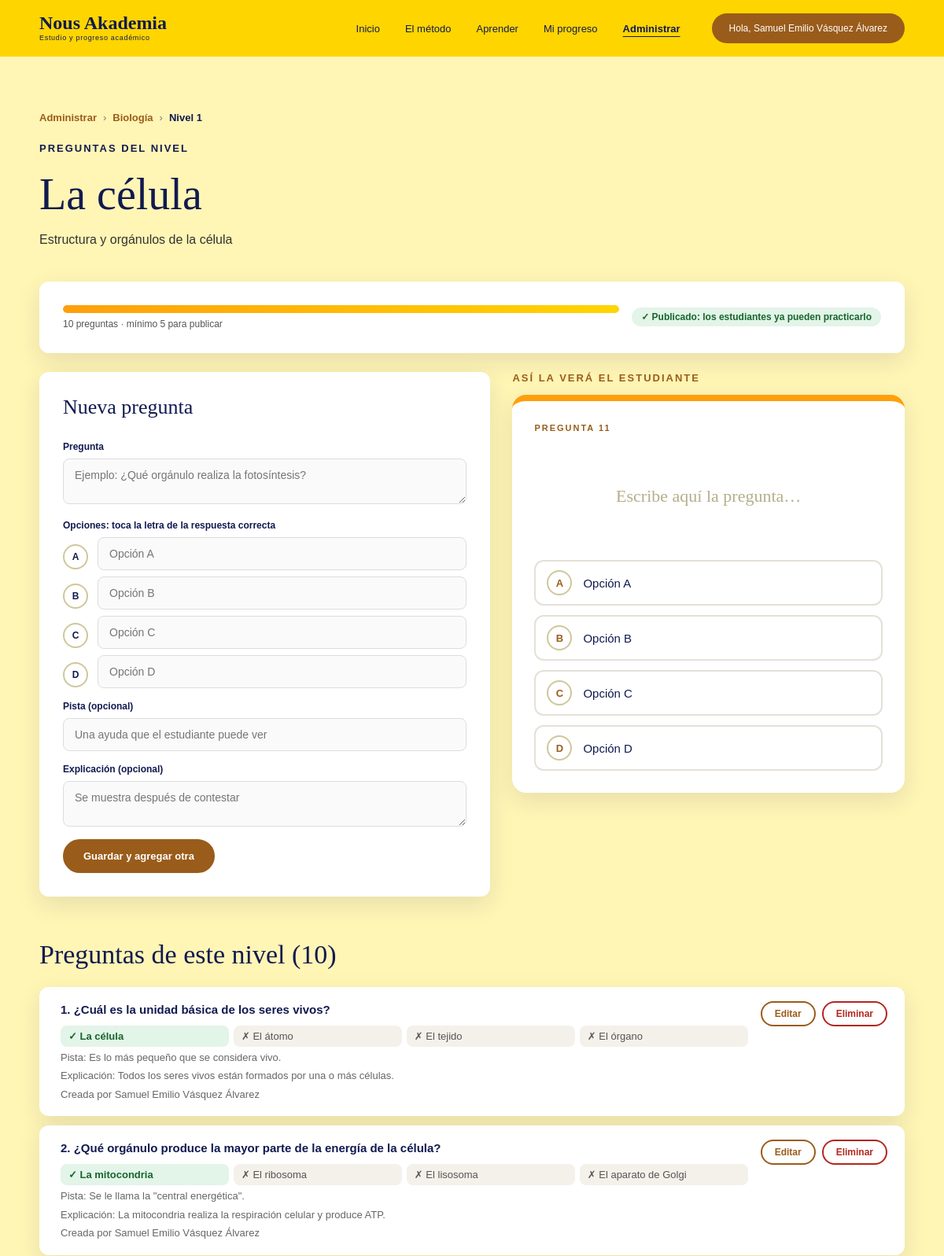
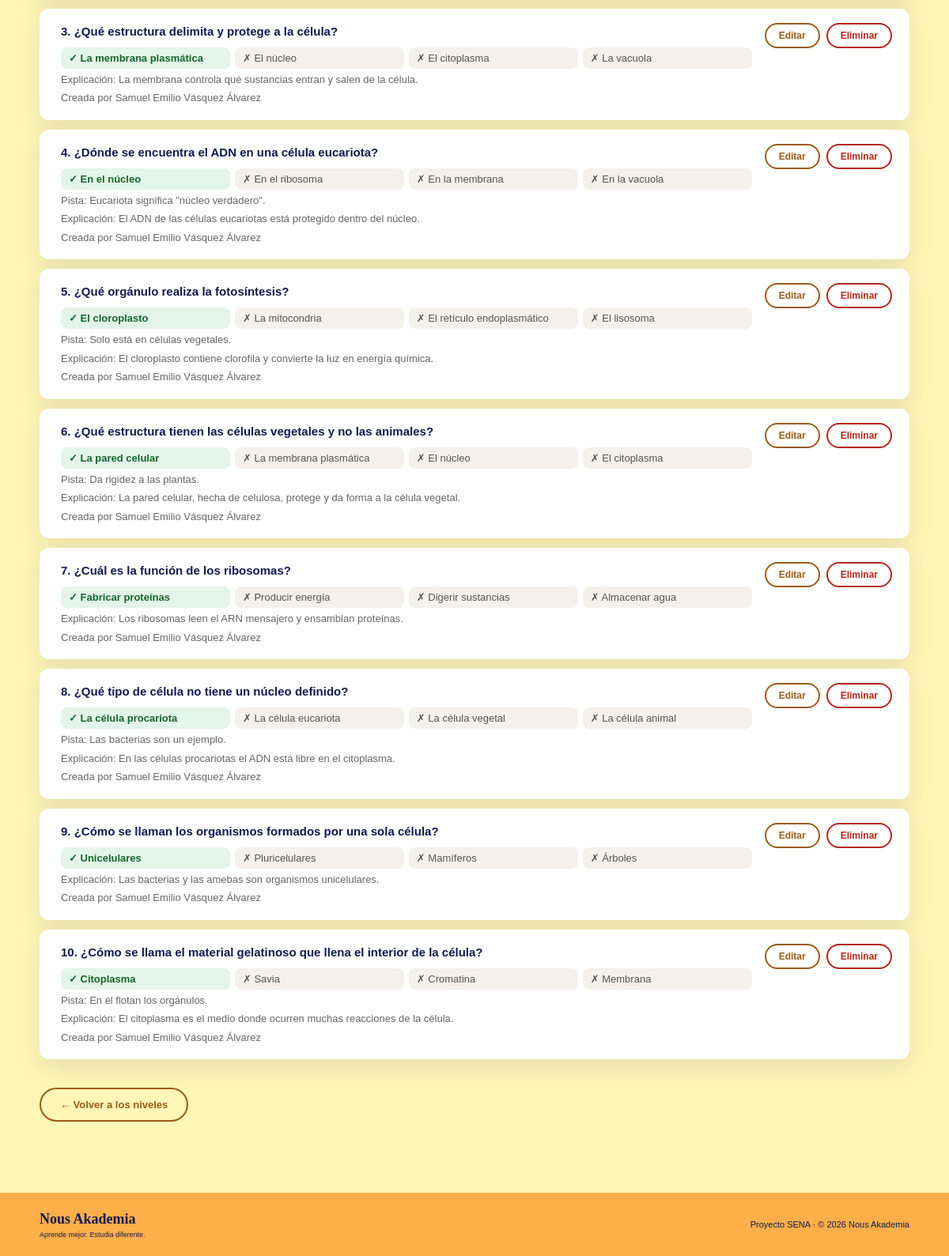
Screenshot of /ProyectoSenaFinal/Vistas/adminNivel.php?id=3 (signed in) with the database file from the repository (2 pictures, top to bottom).
### tables this page shows
CREATE TABLE `temas` (
  `id_tema` int(11) NOT NULL,
  `nombre` varchar(100) NOT NULL,
  `descripcion` varchar(500) NOT NULL DEFAULT '',
  `fecha_creacion` datetime NOT NULL DEFAULT current_timestamp()
);

CREATE TABLE `niveles` (
  `id_nivel` int(11) NOT NULL,
  `id_tema` int(11) NOT NULL,
  `numero` tinyint(3) UNSIGNED NOT NULL,
  `nombre` varchar(100) NOT NULL,
  `descripcion` varchar(255) NOT NULL DEFAULT ''
);

CREATE TABLE `flashcards` (
  `id_flashcard` int(11) NOT NULL,
  `id_nivel` int(11) NOT NULL,
  `id_creador` int(11) DEFAULT NULL,
  `pregunta` text NOT NULL,
  `respuesta` varchar(255) NOT NULL,
  `incorrecta_1` varchar(255) NOT NULL,
  `incorrecta_2` varchar(255) NOT NULL,
  `incorrecta_3` varchar(255) NOT NULL,
  `pista` text DEFAULT NULL,
  `explicacion` text DEFAULT NULL
);

CREATE TABLE `usuarios` (
  `id_usuario` int(11) NOT NULL,
  `nombre` varchar(100) NOT NULL,
  `correo` varchar(150) NOT NULL,
  `password` varchar(255) NOT NULL,
  `rol` enum('estudiante','admin') NOT NULL DEFAULT 'estudiante',
  `fecha_registro` timestamp NOT NULL DEFAULT current_timestamp()
);

### ProyectoSenaFinal/Datos/Nivel/NivelDAO.php (called while the page is built, shortened)
<?php
require_once __DIR__ . "/../../Config/conexionBDD.php";
class NivelDAO
{
    private $conexion;
    public function __construct()
    {
        global $conexion;
        $this->conexion = $conexion;
    }
    public function obtenerNivel($idNivel)
    {
        $sql = "SELECT id_nivel, id_tema, numero, nombre, descripcion
                FROM niveles
                WHERE id_nivel = ?
                LIMIT 1";
        $stmt = $this->conexion->prepare($sql);
        $stmt->bind_param("i", $idNivel);
        $stmt->execute();
        $resultado = $stmt->get_result();
        $nivel = null;
        if ($resultado->num_rows === 1) {
            $nivel = $resultado->fetch_assoc();
        }
        return $nivel;
    }
}
?>

### ProyectoSenaFinal/Datos/Tema/TemaDAO.php (called while the page is built, shortened)
<?php
require_once __DIR__ . "/../../Config/conexionBDD.php";
class TemaDAO
{
    private $conexion;
    public function __construct()
    {
        global $conexion;
        $this->conexion = $conexion;
    }
    public function obtenerTema($idTema)
    {
        $sql = "SELECT id_tema, nombre, descripcion
                FROM temas
                WHERE id_tema = ?
                LIMIT 1";
        $stmt = $this->conexion->prepare($sql);
        $stmt->bind_param("i", $idTema);
        $stmt->execute();
        $resultado = $stmt->get_result();
        $tema = null;
        if ($resultado->num_rows === 1) {
            $tema = $resultado->fetch_assoc();
        }
        return $tema;
    }
}
?>

### ProyectoSenaFinal/Datos/Flashcard/FlashcardDAO.php (called while the page is built, shortened)
<?php
require_once __DIR__ . "/../../Config/conexionBDD.php";
class FlashcardDAO
{
    private $conexion;
    public function __construct()
    {
        global $conexion;
        $this->conexion = $conexion;
    }
    public function listarPorNivel($idNivel)
    {
        $sql = "SELECT
                    f.id_flashcard,
                    f.pregunta,
                    f.respuesta,
                    f.incorrecta_1,
                    f.incorrecta_2,
                    f.incorrecta_3,
                    f.pista,
                    f.explicacion,
                    u.nombre AS creador
                FROM flashcards f
                LEFT JOIN usuarios u
                    ON u.id_usuario = f.id_creador
                WHERE f.id_nivel = ?
                ORDER BY f.id_flashcard ASC";
        $stmt = $this->conexion->prepare($sql);
        $flashcards = [];
        $stmt->bind_param("i", $idNivel);
        $stmt->execute();
        $resultado = $stmt->get_result();
        while ($fila = $resultado->fetch_assoc()) {
            $flashcards[] = $fila;
        }
        return $flashcards;
    }
}
?>

### ProyectoSenaFinal/Vistas/adminNivel.php (the view, shortened to what this page needs)
<?php
require_once __DIR__ . "/../Config/sesion.php";
require_once __DIR__ . "/../Datos/Tema/TemaDAO.php";
require_once __DIR__ . "/../Datos/Nivel/NivelDAO.php";
require_once __DIR__ . "/../Datos/Flashcard/FlashcardDAO.php";
$idNivel = intval($_GET["id"] ?? 0);
$nivelDAO = new NivelDAO();
$nivel = $nivelDAO->obtenerNivel($idNivel);
$idTema = intval($nivel["id_tema"]);
$temaDAO = new TemaDAO();
$tema = $temaDAO->obtenerTema($idTema);
$flashcardDAO = new FlashcardDAO();
$flashcards = $flashcardDAO->listarPorNivel($idNivel);
$total = count($flashcards);
$faltan = max(0, MINIMO_FLASHCARDS_NIVEL - $total);
$porcentajeMinimo =
    min(100, round(($total / MINIMO_FLASHCARDS_NIVEL) * 100));
$editando = null;
$valor = [
    "pregunta" => "",
    "opciones" => ["", "", "", ""],
    "correcta" => 0,
    "pista" => "",
    "explicacion" => ""
];
$letras = ["A", "B", "C", "D"];
require __DIR__ . "/componentes/cabecera.php";
?>
<main class="pagina">
<div class="contenedor">
    <nav class="migas-ruta" aria-label="Ruta">
        <a href="admin.php">Administrar</a>
        <span>›</span>
        <a href="adminTema.php?id=<?= $idTema ?>">
            <?= htmlspecialchars($tema["nombre"]) ?>
        </a>
        <span>›</span>
        <strong>Nivel <?= intval($nivel["numero"]) ?></strong>
    </nav>
    <div class="pagina-cabecera">
        <span class="section-label">
            PREGUNTAS DEL NIVEL
        </span>
        <h1>
            <?= htmlspecialchars($nivel["nombre"]) ?>
        </h1>
        <?php if ($nivel["descripcion"] !== ""): ?>
            <p><?= htmlspecialchars($nivel["descripcion"]) ?></p>
        <?php endif; ?>
    </div>
    <div class="tarjeta estado-publicacion">
        <div class="estado-barra">
            <div class="barra">
                <div class="barra-relleno"
                     style="width: <?= $porcentajeMinimo ?>%"></div>
            </div>
            <div class="barra-texto">
                <?= $total ?> <?= $total === 1 ? "pregunta" : "preguntas" ?>
                · mínimo <?= MINIMO_FLASHCARDS_NIVEL ?> para publicar
            </div>
        </div>
        <?php if ($faltan > 0): ?>
            <span class="insignia insignia-alerta">
                Faltan <?= $faltan ?> para publicar
            </span>
        <?php else: ?>
            <span class="insignia insignia-ok">
                ✓ Publicado: los estudiantes ya pueden practicarlo
            </span>
        <?php endif; ?>
    </div>
    <div class="editor-layout" id="editor">
        <section class="tarjeta editor-form">
            <h2 class="subtitulo subtitulo-chico">
                <?= $editando !== null
                    ? "Editar pregunta"
                    : "Nueva pregunta" ?>
            </h2>
            <form action="../Procesos/guardarFlashcard.php"
                  method="POST"
                  class="formulario"
                  id="form-pregunta">
                <label for="f-pregunta">Pregunta</label>
                <textarea id="f-pregunta"
                          name="pregunta"
                          rows="2"
                          maxlength="1000"
                          placeholder="Ejemplo: ¿Qué orgánulo realiza la fotosíntesis?"
                          required><?= htmlspecialchars($valor["pregunta"]) ?></textarea>
                <span class="etiqueta-grupo">
                    Opciones: toca la letra de la respuesta correcta
                </span>
                <?php foreach ($letras as $i => $letra): ?>
                    <div class="opcion-editor">
                        <label for="correcta-<?= $i + 1 ?>"
                               class="pr-letra"
                               title="Marcar como respuesta correcta">
                            <?= $letra ?>
                        </label>
                        <input type="text"
                               name="opcion_<?= $i + 1 ?>"
                               class="f-opcion"
                               maxlength="500"
                               placeholder="Opción <?= $letra ?>"
                               value="<?= htmlspecialchars($valor["opciones"][$i]) ?>"
                               aria-label="Opción <?= $letra ?>"
                               required>
                    </div>
                <?php endforeach; ?>
                <label for="f-pista">Pista (opcional)</label>
                <input type="text"
                       id="f-pista"
                       name="pista"
                       maxlength="300"
                       placeholder="Una ayuda que el estudiante puede ver"
                       value="<?= htmlspecialchars($valor["pista"]) ?>">
                <label for="f-explicacion">Explicación (opcional)</label>
                <textarea id="f-explicacion"
                          name="explicacion"
                          rows="2"
                          maxlength="1000"
                          placeholder="Se muestra después de contestar"><?= htmlspecialchars($valor["explicacion"]) ?></textarea>
                <div class="editor-botones">
                    <button type="submit" class="btn">
                        <?= $editando !== null
                            ? "Guardar cambios"
                            : "Guardar y agregar otra" ?>
                    </button>
                </div>
            </form>
        </section>
        <aside class="vista-previa">
            <span class="section-label">
                ASÍ LA VERÁ EL ESTUDIANTE
            </span>
            <article class="pr-tarjeta">
                <span class="pr-etiqueta">
                    Pregunta <?= $editando !== null ? "" : ($total + 1) ?>
                </span>
                <h3 class="pr-pregunta" id="vp-pregunta"></h3>
                <div class="pr-opciones" id="vp-opciones"></div>
            </article>
        </aside>
    </div>
    <h2 class="subtitulo" id="lista">
        Preguntas de este nivel (<?= $total ?>)
    </h2>
    <?php if ($total === 0): ?>
        <div class="tarjeta vacio">
            <p>Todavía no hay preguntas. Escribe la primera arriba.</p>
        </div>
    <?php else: ?>
        <ol class="lista-preguntas">
            <?php foreach ($flashcards as $indice => $flashcard): ?>
                <li class="<?= ($editando !== null
                    && intval($editando["id_flashcard"])
                       === intval($flashcard["id_flashcard"]))
                    ? "en-edicion" : "" ?>">
                    <div class="pregunta-cuerpo">
                        <strong>
                            <?= $indice + 1 ?>.
                            <?= htmlspecialchars($flashcard["pregunta"]) ?>
                        </strong>
                        <ul class="opciones-admin">
                            <li class="correcta">
                                ✓ <?= htmlspecialchars($flashcard["respuesta"]) ?>
                            </li>
                            <li>✗ <?= htmlspecialchars($flashcard["incorrecta_1"]) ?></li>
                            <li>✗ <?= htmlspecialchars($flashcard["incorrecta_2"]) ?></li>
                            <li>✗ <?= htmlspecialchars($flashcard["incorrecta_3"]) ?></li>
                        </ul>
                        <?php if ($flashcard["pista"] !== ""): ?>
                            <p class="nota">
                                Pista: <?= htmlspecialchars($flashcard["pista"]) ?>
                            </p>
                        <?php endif; ?>
                        <?php if ($flashcard["explicacion"] !== ""): ?>
                            <p class="nota">
                                Explicación: <?= htmlspecialchars($flashcard["explicacion"]) ?>
                            </p>
                        <?php endif; ?>
                        <?php if ($flashcard["creador"] !== null): ?>
                            <p class="nota">
                                Creada por <?= htmlspecialchars($flashcard["creador"]) ?>
                            </p>
                        <?php endif; ?>
                    </div>
                    <div class="pregunta-acciones">
                        <a href="adminNivel.php?id=<?= $idNivel ?>&editar=<?= intval($flashcard["id_flashcard"]) ?>#editor"
                           class="btn btn-claro btn-chico">
                            Editar
                        </a>
                        <form action="../Procesos/eliminarFlashcard.php"
                              method="POST"
                              onsubmit="return confirm('¿Eliminar esta pregunta?');">
                            <button type="submit"
                                    class="btn btn-peligro btn-chico">
                                Eliminar
                            </button>
                        </form>
                    </div>
                </li>
            <?php endforeach; ?>
        </ol>
    <?php endif; ?>
    <div class="pie-nivel">
        <a href="adminTema.php?id=<?= $idTema ?>" class="btn btn-claro">
            ← Volver a los niveles
        </a>
    </div>
</div>
</main>
<?php require __DIR__ . "/componentes/pie.php"; ?>

### ProyectoSenaFinal/CSS/estilos.css (style rules this page uses)
* { box-sizing: border-box; margin: 0; padding: 0; }
html { scroll-behavior: smooth; }
body { font-family: Arial, Helvetica, sans-serif; color: #111a50; background: #ffffff; }
a { text-decoration: none; }
.section-label { display: block; color: #111a50; font-size: 13px; font-weight: bold; letter-spacing: 2px; margin-bottom: 25px; }

### rows the page displays
temas: nombre "Biología"
niveles: numero "1", nombre "La célula", descripcion "Estructura y orgánulos de la célula"
flashcards: pregunta "¿Cuál es la unidad básica de los seres vivos?", respuesta "La célula", incorrecta_1 "El átomo", incorrecta_2 "El tejido", incorrecta_3 "El órgano", pista "Es lo más pequeño que se considera vivo.", explicacion "Todos los seres vivos están formados por una o más células.", id_creador.nombre "Samuel Emilio Vásquez Álvarez"
flashcards: pregunta "¿Qué orgánulo produce la mayor parte de la energía de la célula?", respuesta "La mitocondria", incorrecta_1 "El ribosoma", incorrecta_2 "El lisosoma", incorrecta_3 "El aparato de Golgi", pista "Se le llama la \"central energética\".", explicacion "La mitocondria realiza la respiración celular y produce ATP.", id_creador.nombre "Samuel Emilio Vásquez Álvarez"
flashcards: pregunta "¿Qué estructura delimita y protege a la célula?", respuesta "La membrana plasmática", incorrecta_1 "El núcleo", incorrecta_2 "El citoplasma", incorrecta_3 "La vacuola", explicacion "La membrana controla qué sustancias entran y salen de la célula.", id_creador.nombre "Samuel Emilio Vásquez Álvarez"
flashcards: pregunta "¿Dónde se encuentra el ADN en una célula eucariota?", respuesta "En el núcleo", incorrecta_1 "En el ribosoma", incorrecta_2 "En la membrana", incorrecta_3 "En la vacuola", pista "Eucariota significa \"núcleo verdadero\".", explicacion "El ADN de las células eucariotas está protegido dentro del núcleo.", id_creador.nombre "Samuel Emilio Vásquez Álvarez"
flashcards: pregunta "¿Qué orgánulo realiza la fotosíntesis?", respuesta "El cloroplasto", incorrecta_1 "La mitocondria", incorrecta_2 "El retículo endoplasmático", incorrecta_3 "El lisosoma", pista "Solo está en células vegetales.", explicacion "El cloroplasto contiene clorofila y convierte la luz en energía química.", id_creador.nombre "Samuel Emilio Vásquez Álvarez"
flashcards: pregunta "¿Qué estructura tienen las células vegetales y no las animales?", respuesta "La pared celular", incorrecta_1 "La membrana plasmática", incorrecta_2 "El núcleo", incorrecta_3 "El citoplasma", pista "Da rigidez a las plantas.", explicacion "La pared celular, hecha de celulosa, protege y da forma a la célula vegetal.", id_creador.nombre "Samuel Emilio Vásquez Álvarez"
flashcards: pregunta "¿Cuál es la función de los ribosomas?", respuesta "Fabricar proteínas", incorrecta_1 "Producir energía", incorrecta_2 "Digerir sustancias", incorrecta_3 "Almacenar agua", explicacion "Los ribosomas leen el ARN mensajero y ensamblan proteínas.", id_creador.nombre "Samuel Emilio Vásquez Álvarez"
flashcards: pregunta "¿Qué tipo de célula no tiene un núcleo definido?", respuesta "La célula procariota", incorrecta_1 "La célula eucariota", incorrecta_2 "La célula vegetal", incorrecta_3 "La célula animal", pista "Las bacterias son un ejemplo.", explicacion "En las células procariotas el ADN está libre en el citoplasma.", id_creador.nombre "Samuel Emilio Vásquez Álvarez"
flashcards: pregunta "¿Cómo se llaman los organismos formados por una sola célula?", respuesta "Unicelulares", incorrecta_1 "Pluricelulares", incorrecta_2 "Mamíferos", incorrecta_3 "Árboles", explicacion "Las bacterias y las amebas son organismos unicelulares.", id_creador.nombre "Samuel Emilio Vásquez Álvarez"
flashcards: pregunta "¿Cómo se llama el material gelatinoso que llena el interior de la célula?", respuesta "Citoplasma", incorrecta_1 "Savia", incorrecta_2 "Cromatina", incorrecta_3 "Membrana", pista "En él flotan los orgánulos.", explicacion "El citoplasma es el medio donde ocurren muchas reacciones de la célula.", id_creador.nombre "Samuel Emilio Vásquez Álvarez"

### other values shown
$_SESSION["nombre"] "Samuel Emilio Vásquez Álvarez"
$total "10"
MINIMO_FLASHCARDS_NIVEL "5"
$letra "A"
$letra "B"
$letra "C"
$letra "D"
$total + 1 "11"
